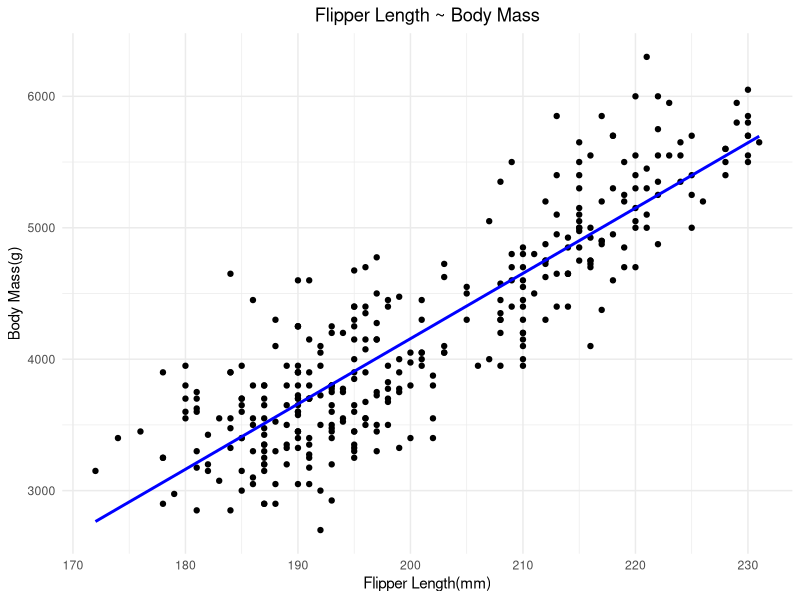
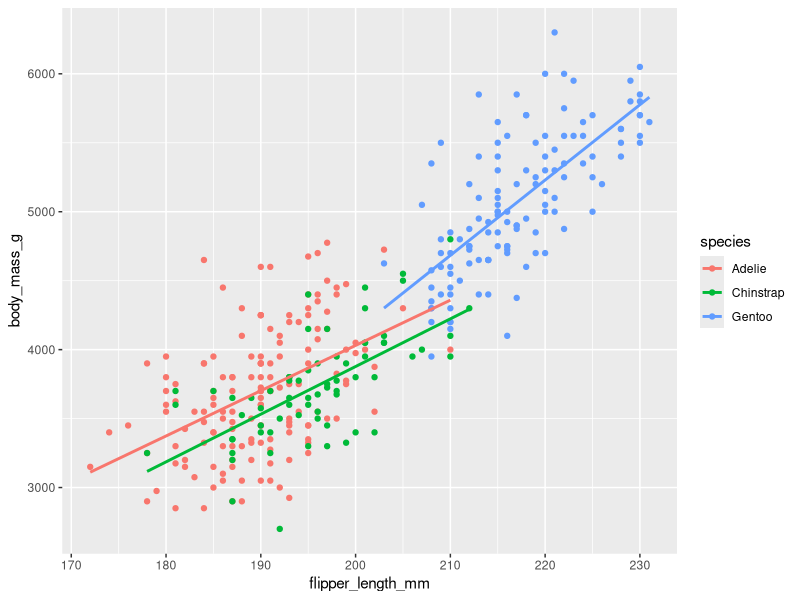
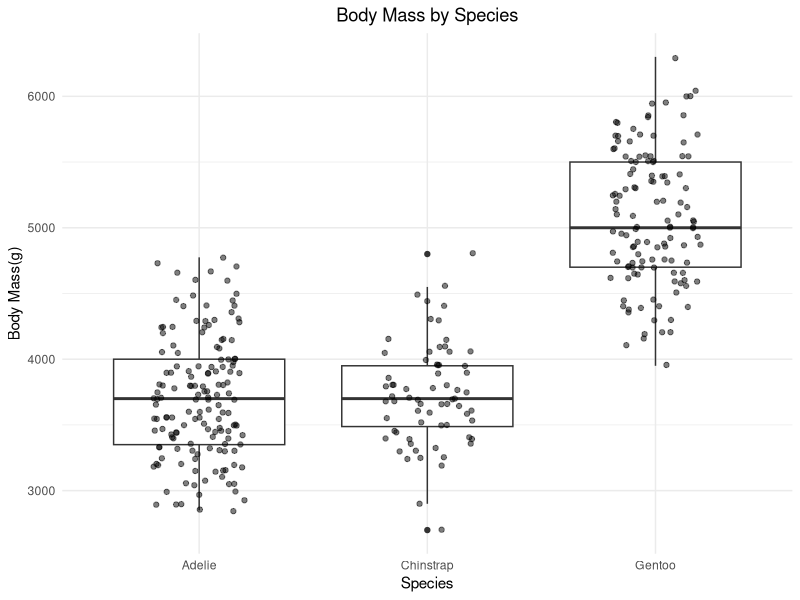
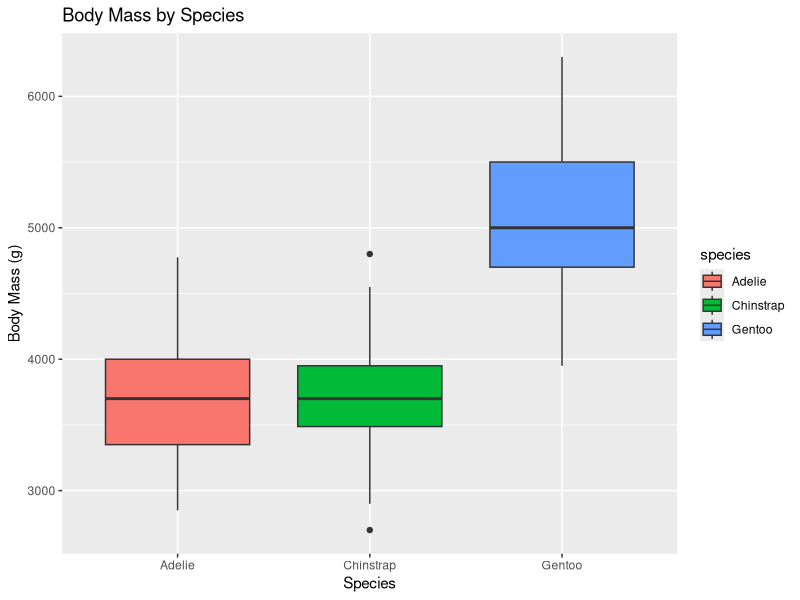
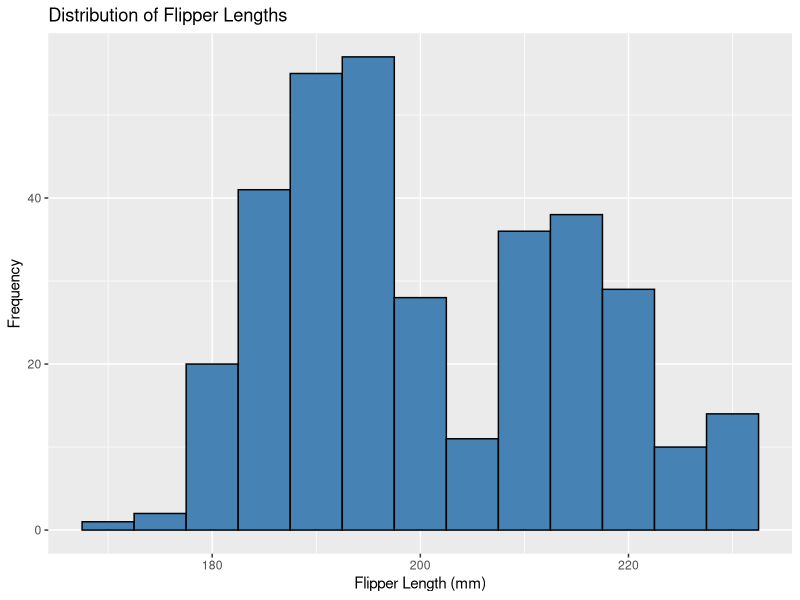
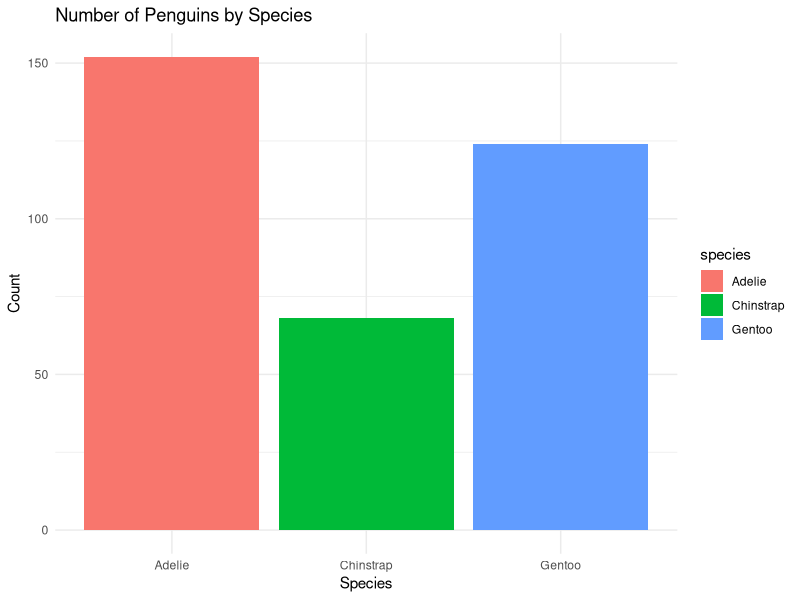

Here is the R script that generated these plots, in order: (Note: this script raises an error after producing the figures.)
# Loading required library
library(ggplot2)
library(dplyr)
library(palmerpenguins)
library(ggbeeswarm) # For beeswarm plots
head(penguins)

# Basic plotting

# Scatter plot
ggplot(data = penguins, mapping = aes(x = flipper_length_mm, y = body_mass_g)) +
    geom_point() +
    labs(title = "Flipper Length ~ Body Mass",
            x = "Flipper Length(mm)", 
            y = "Body Mass(g)") +
    theme_minimal() + # Themes modify the non-data components of your plot
    theme(plot.title = element_text(hjust = 0.5)) +
    geom_smooth(method = "lm", se = FALSE, color = "blue")


ggplot(data = penguins,mapping = aes(x = flipper_length_mm, y = body_mass_g, color = species)) +  # nolint
  geom_point() +
  geom_smooth(method = "lm", se = FALSE) 

# Boxplot
penguins %>%
    ggplot(mapping = aes(x = species, y = body_mass_g)) +
    geom_boxplot() +
    labs(title = "Body Mass by Species",
            x = "Species",
            y = "Body Mass(g)") +
    theme_minimal() +
    theme(plot.title = element_text(hjust = 0.5)) +
    geom_jitter(width = 0.2, alpha = 0.5)

ggplot(data = penguins, aes(x = species, y = body_mass_g, fill = species)) +
  geom_boxplot() +
  labs(title = "Body Mass by Species", x = "Species", y = "Body Mass (g)")

# Histogram
ggplot(data = penguins, aes(x = flipper_length_mm)) +
  geom_histogram(binwidth = 5, fill = "steelblue", color = "black") +
  labs(title = "Distribution of Flipper Lengths", x = "Flipper Length (mm)", y = "Frequency")

# Bar plot
ggplot(data = penguins, aes(x = species, fill = species)) +
  geom_bar() +
  theme_minimal() +
  labs(title = "Number of Penguins by Species", x = "Species", y = "Count")

# Violin plot 
ggplot(data = penguins, aes(x = species, y = body_mass_g, fill = species)) +
  geom_violin() +
  labs(title = "Body Mass Distribution by Species", x = "Species", y = "Body Mass (g)") +
  theme_minimal() +

# Heat map
ggplot(data = penguins, mapping = aes(x = bill_length_mm, y = bill_depth_mm)) +
  geom_bin2d(bins = 30) +
  scale_fill_gradient(low = "lightblue", high = "darkblue") +
  labs(title = "Heatmap of Bill Dimensions", x = "Bill Length (mm)", y = "Bill Depth (mm)") +
  theme_minimal()

# Dot plots and beeswarm plots
ggplot(data = penguins, mapping = aes(x = species, y = body_mass_g, fill = species)) +
  geom_dotplot(binaxis = 'y', binwidth = 50, stackdir = "center", stackratio = 1.5) +
  labs(title = "Dot Plot of Body Mass by Species",
       x = "Species",
       y = "Body Mass (g)") +
  theme_minimal()

ggplot(data = penguins, mapping = aes(x = species, y = body_mass_g)) +
  geom_beeswarm(size = 1.5, alpha = 0.7, aes(color = species)) +
  labs(title = "Beeswarm Plot of Body Mass by Species",
        x = "Species",
        y = "Body Mass (g)") +
  theme_minimal()

# Density plot
ggplot(data = penguins, aes(x = flipper_length_mm, fill = species)) +
  geom_density(alpha = 0.6) +
  theme_minimal()
  
# Mapping color and shape aesthetics
ggplot(data = penguins, aes(x = bill_length_mm, y = bill_depth_mm, color = species, shape = sex)) +
  geom_point()


# Labels and titles
ggplot(data = penguins, aes(x = bill_length_mm, y = bill_depth_mm)) +
  geom_point() +
  labs(
    title = "Bill Length vs. Bill Depth",
    subtitle = "Palmer Penguins Dataset",
    x = "Bill Length (mm)",
    y = "Bill Depth (mm)",
    caption = "Data source: palmerpenguins R package"
  )

# Facting by species
ggplot(data = penguins, aes(x = bill_length_mm, y = bill_depth_mm)) +
  geom_point() +
  facet_wrap(~ species) # Faceting creates multiple plots based on a categorical variable

ggplot(data = penguins, aes(x = flipper_length_mm, y = body_mass_g)) +
  geom_point() +
  facet_grid(sex ~ species) # Facting with sex and species categorical variables


# Saving plots

# Create the plot
p <- ggplot(data = penguins,mapping = aes(x = flipper_length_mm, y = body_mass_g, color = species)) +  # nolint
  geom_point() +
  geom_smooth(method = "lm", se = FALSE) 

# Save the plot
ggsave('penguins_scatterplot.png', plot = p, width = 8, height = 6, dpi = 300)


# Pipe operator(%>%)
# Visulizing Adelie penguins flipper length vs body mass with linear
penguins %>% 
  filter(species == "Adelie") %>%
  ggplot(mapping = aes(x = flipper_length_mm, y = body_mass_g)) +
  geom_point() +
  geom_smooth(method = "lm", se = FALSE, color = "blue") +
  labs (title = "Adelie Pengiuns: Flipper_length ~ Body Mass",
        x = "Flipper_length(mm)",
        y = "Body_Mass(g)") +
  theme_minimal() +
  theme(plot.title = element_text(hjust = 0.5))

penguins %>%
  group_by(species) %>%
  mutate(
    avg_body_mass = mean(body_mass_g, na.rm = TRUE),
    avg_flipper_length = mean(flipper_length_mm, na.rm = TRUE)
  ) %>% 
  filter(species == "Chinstrap") %>%
  ggplot (mapping = aes(x = flipper_length_mm, y = body_mass_g)) +
  geom_point() +
  geom_smooth(method = "lm", se = FALSE, color = "red") 


# Description statistics
penguins %>%
  group_by(species) %>%
  summarise(
    count = n(),
    avg_body_mass = mean(body_mass_g, na.rm = TRUE),
    sd_body_mass = sd(body_mass_g, na.rm = TRUE),
    min_body_mass = min(body_mass_g, na.rm = TRUE),
    max_body_mass = max(body_mass_g, na.rm = TRUE)
  )

penguins %>%
  filter(species == "Adelie") %>%
  summarise(
    iqr = IQR(body_mass_g, na.rm = TRUE))
